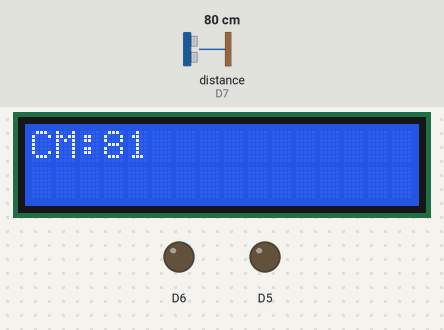
The sketch below on a simulated ESP8266 (NodeMCU). On the bench: 16×2 character LCD, output pins drawn as LEDs (lit = HIGH). Inputs (shaded band) come from the test bench; at power-on: distance to the obstacle (sensor on D7) 80 cm. The echo pulse lasts 58.3 µs per cm; WiFi joins after 1.5 s; servers stay silent unless stated; random numbers use the default seed unless the sketch sets one; no MQTT or app messages arrive unless stated; web services answer with replies made up by the test bench; what the sketch prints to the serial monitor is not drawn.

Above: at 2.7 s.
2.8 s: distance to the obstacle (sensor on D7) set to 22 cm
At 3.2 s:
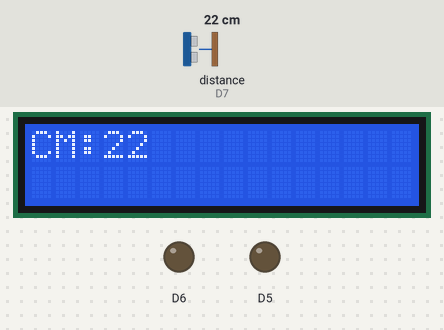
4.3 s: distance to the obstacle (sensor on D7) set to 19 cm
At 4.8 s:
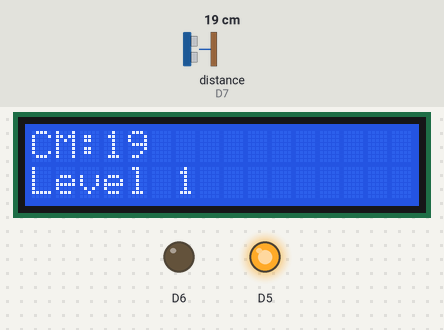
5.8 s: distance to the obstacle (sensor on D7) set to 12 cm
At 6.4 s:
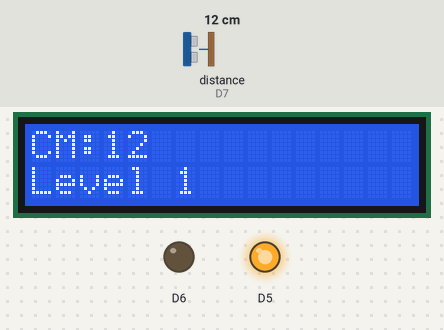
7.3 s: distance to the obstacle (sensor on D7) set to 9 cm
At 7.6 s:
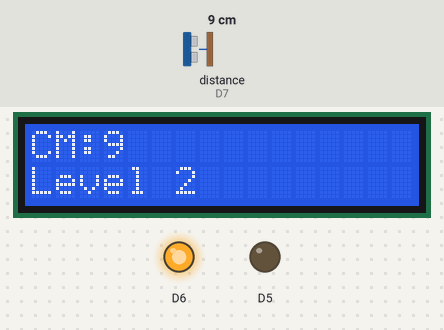
Timing chart, 0 to 9.8 s (numbered marks = the images above; inputs shaded):
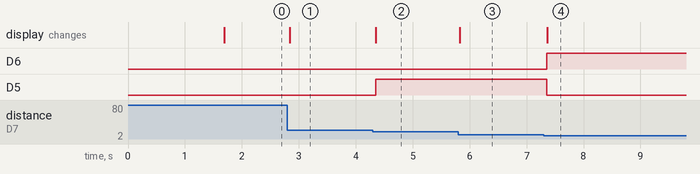

Measured:
- the behaviour switches between 21 and 20 cm on distance to the obstacle (sensor on D7) (found by bisection; images 1 and 2)
- the behaviour switches between 11 and 10 cm on distance to the obstacle (sensor on D7) (found by bisection; images 3 and 4)
- after the input at 2.8 s, the display: changes at once (image 1)
- after the input at 4.3 s, D5: LOW → HIGH after 0.05 s; the display: changes after 0.05 s (image 2)
- after the input at 5.8 s, the display: changes at once (image 3)
- after the input at 7.3 s, D6: LOW → HIGH after 0.06 s; D5: HIGH → LOW after 0.06 s; the display: changes after 0.06 s (image 4)

The sketch:

dev_a.ino
```cpp
 #include <ESP8266WiFi.h>
#include <PubSubClient.h>
#include <ESP8266HTTPClient.h>
#include <Wire.h>
#include <LiquidCrystal_I2C.h>
LiquidCrystal_I2C lcd(0x27,2,1,0,4,5,6,7);
#include <NewPing.h>
#define TRIGGER_PIN1  D3
#define ECHO_PIN1     D7
#define MAX_DISTANCE 200
NewPing sonar1(TRIGGER_PIN1, ECHO_PIN1, MAX_DISTANCE);
unsigned int uS1;
long distance[3];
long cm[3];

unsigned long previousMillis = 0;
const long interval = 1000;

int buttonState[5];
int lastButtonState[5];

float cm_map;
int cnt;

const char* ssid = "Fangratta"; //ssid wifi
const char* password = "fang0259"; //password wifi
#define LINE_TOKEN "FcehvJYvay2TwJL5mt0nVCWUKNKX0wZJHofUKaxgUux"
const char* mqtt_server = "192.168.11.86";
const String server="192.168.11.86";
const String folder="1483";

HTTPClient http;
WiFiClient espClient;
PubSubClient client(espClient);

void Line_Notify(String token,String message) {
  BearSSL::WiFiClientSecure client;
  client.setInsecure();
  if (!client.connect("notify-api.line.me", 443)) {
    Serial.println("connection failed");
    return;
  }
  String req = "";
  req += "POST /api/notify HTTP/1.1\r\n";
  req += "Host: notify-api.line.me\r\n";
  req += "Authorization: Bearer " + String(token) + "\r\n";
  req += "Cache-Control: no-cache\r\n";
  req += "User-Agent: ESP8266\r\n";
  req += "Content-Type: application/x-www-form-urlencoded\r\n";
  req += "Content-Length: " + String(String("message=" + message).length()) + "\r\n";
  req += "\r\n";
  req += "message=" + message;
  // Serial.println(req);
  client.print(req);
  delay(20);
  while(client.connected()) {
    String line = client.readStringUntil('\n');
    if (line == "\r") {
      break;
    }
    //Serial.println(line);
  }
}

void connect_serv(String val){
    if((WiFi.status() == WL_CONNECTED)) {
    http.begin(server, 80, "/"+folder+"/cmd.php?"+val+"");
        int httpCode = http.GET();
        if(httpCode) {
            Serial.printf("[HTTP] GET... code: %d\n", httpCode);

            // file found at server
            if(httpCode == 200) {
              String payload = http.getString();
               // http.writeToStream(&USE_SERIAL);
                Serial1.println("1");
            }else{
                Serial1.println("0");
            }
        } else {
            Serial.print("[HTTP] GET... failed, no connection or no HTTP server\n");
        }
    }
}


void setup()
{
  Serial.begin(9600);
  Serial1.begin(9600);
  lcd.begin (16,2);
  lcd.setBacklightPin(3,POSITIVE);
  lcd.setBacklight(HIGH);
  Serial.println();
  Serial.print("Connecting to ");
  Serial.println(ssid);
  WiFi.begin(ssid, password);
  while (WiFi.status() != WL_CONNECTED) {
    delay(500);
    Serial.print(".");
  }
  Serial.println("");
  Serial.print("WiFi connected - ESP IP address: ");
  Serial.println(WiFi.localIP());
  client.setServer(mqtt_server, 1883);
  pinMode(D5,OUTPUT);
  pinMode(D6,OUTPUT);
}

void loop(){
  if (!client.connected()) {
    reconnect();
  }
  client.loop();
delay(50);
 uS1 = sonar1.ping();
 distance[1]=uS1 / US_ROUNDTRIP_CM;
 if(distance[1]>=5){
      cm[1]=distance[1];
 }else{
      cm[1]=0;
 }

 if (buttonState[1] != lastButtonState[1]) {
    if (buttonState[1] == 1) {
    Line_Notify(LINE_TOKEN,"Warning%20high%20water");//%20 = Space bar ห้ามเว้นวรรคเด็ดขาด ต้องใช้ %20 เท่านั้นถ้าจะเว้น
    Serial.println("Line send");
    }
    lastButtonState[1] = buttonState[1];
  }


  unsigned long currentMillis = millis();
if (currentMillis - previousMillis >= interval) {
  previousMillis = currentMillis;
   cm_map=map(cm[1],30,0,0,30); //30-0 cm to 0-30
   client.publish("esp8266/cm", String(cm[1]).c_str());
    //Serial.println("cm published");
    if(cm[1]>10 && cm[1]<=20){
    client.publish("esp8266/led1", String("Level 1").c_str());
  }else if(cm[1]>5 && cm[1]<=10){
    client.publish("esp8266/led1", String("Level 2").c_str());
  }

  cnt+=1;
  if(cnt>=10){
  connect_serv("cm="+String(cm[1])+"");
  cnt=0;
  }
  }

  lcd.setCursor(0,0);
  lcd.print("CM:");
  lcd.print(cm[1]);
  lcd.print("   ");
  /*
  lcd.print("[");
  lcd.print(cm_map);
  lcd.print("]  ");*/
  if(cm[1]>10 && cm[1]<=20){
    buttonState[1]=0;
    lcd.setCursor(0,1);
    lcd.print("Level 1");
    digitalWrite(D5,HIGH);
    digitalWrite(D6,LOW);
  }else if(cm[1]>5 && cm[1]<=10){
    buttonState[1]=1;
    digitalWrite(D6,HIGH);
    digitalWrite(D5,LOW);
    lcd.setCursor(0,1);
    lcd.print("Level 2");
  }
}

void reconnect() {
  // Loop until we're reconnected
  while (!client.connected()) {
    Serial.print("Attempting MQTT connection...");
    // Create a random client ID
    String clientId = "ESP8266Client-";
    clientId += String(random(0xffff), HEX);
    // Attempt to connect
    if (client.connect(clientId.c_str())) {
      Serial.println("connected");
      // Subscribe or resubscribe to a topic
      // You can subscribe to more topics (to control more outputs)
      client.subscribe("esp8266/output");
    } else {
      Serial.print("failed, rc=");
      Serial.print(client.state());
      Serial.println(" try again in 5 seconds");
      // Wait 5 seconds before retrying
      delay(5000);
    }
  }
}
```
